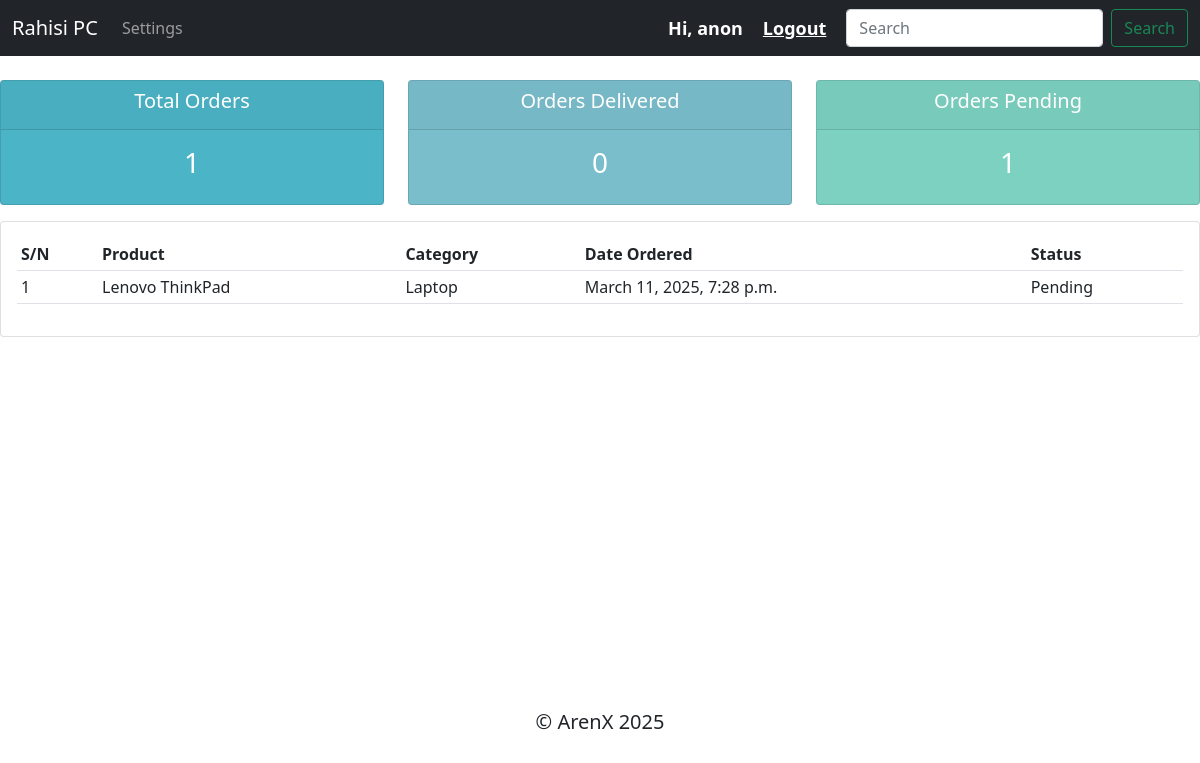
Screenshot of /user/ (signed in) with the database file from the repository.
### accounts/models.py (models this page shows, shortened)
class Order(models.Model):
    STATUS = (
        ('Pending', 'Pending'),
        ('Out for delivery', 'Out for delivery'),
        ('Delivered', 'Delivered'),
    )
    customer = models.ForeignKey(Customer, null=True, on_delete=models.SET_NULL)
    product = models.ForeignKey(Product, null=True, on_delete=models.SET_NULL)
    status = models.CharField(max_length=200, null=True, choices=STATUS)
    date_created = models.DateTimeField(auto_now_add=True, null=True)

class Product(models.Model):
    CATEGORY = (
        ('Desktop', 'Desktop'),
        ('Laptop', 'Laptop'),
    )
    name = models.CharField(max_length=200, null=True)
    price = models.FloatField(null=True)
    category = models.CharField(max_length=200, null=True, choices=CATEGORY)
    description = models.CharField(max_length=200, null=True)
    date_created = models.DateTimeField(auto_now_add=True, null=True)
    tags = models.ManyToManyField(Tag)
    def __str__(self):
        return self.name

### accounts/decorators.py (the view)
        def wrapper(request, *args, **kwargs):
            group = None
            if request.user.groups.exists():
                group = request.user.groups.all()[0].name
            if group in allowed_roles:
                return view_func(request, *args, **kwargs)
            else:
                return HttpResponse('You are not authorized to view this page!')

### accounts/views.py (called while the page is built)
@login_required(login_url='login')
@allowed_users(allowed_roles=['customer'])
def userPage(request):
    orders = request.user.customer.order_set.all()
    total_orders = orders.count()
    orders_deliv = orders.filter(status='Delivered').count()
    orders_pending = orders.filter(status='Pending').count()
    context = {
        'orders': orders,
        'total_orders': total_orders,
        'orders_d': orders_deliv,
        'orders_p': orders_pending
    }
    return render(request, 'accounts/user.html', context)

### accounts/templates/accounts/user.html
{% extends 'accounts/base.html' %}
{% block ufala %}
{% include "accounts/status.html" %}
<div class="row">
    <div class="col-md">
        <div class="card card-body">
            <table class="table table-sm">
                <tr>
                    <th>S/N</th>
                    <th>Product</th>
                    <th>Category</th>
                    <th>Date Ordered</th>
                    <th>Status</th>
                </tr>
                {% for order in orders %}
                <tr>
                    <td>{{forloop.counter}}</td>
                    <td>{{order.product}}</td>
                    <td>{{order.product.category}}</td>
                    <td>{{order.date_created}}</td>
                    <td>{{order.status}}</td>
                </tr>
                {% endfor %}
            </table>
        </div>
    </div>
</div>
{% endblock %}

### accounts/templates/accounts/navbar.html (shortened to what this page needs)
<nav class="navbar navbar-expand-lg navbar-dark bg-dark">
    <div class="container-fluid">
      <a class="navbar-brand" href="{% url "home" %}">Rahisi PC</a>
      <div class="collapse navbar-collapse" id="navbarSupportedContent">
        <ul class="navbar-nav me-auto mb-2 mb-lg-0">
          {% if request.user.is_staff %}
          <li class="nav-item">
            <a class="nav-link active" aria-current="page" href="{% url "home" %}">Dashboard</a>
          </li>
          <li class="nav-item">
            <a class="nav-link" href="{% url "product" %}">Products</a>
          </li>
          {% else %}
          <li class="nav-item">
            <a class="nav-link" href="{% url "acc_settings" %}">Settings</a>
          </li>
          {% endif %}
        </ul>
        <span class="msg">Hi, {{request.user}}</span>
        <span><a href="{% url "logout" %}" class="msg">Logout</a></span>
        <form class="d-flex">
          <input class="form-control me-2" type="search" placeholder="Search" aria-label="Search">
          <button class="btn btn-outline-success" type="submit">Search</button>
        </form>
      </div>
    </div>
  </nav>

### accounts/templates/accounts/navbar.html (style rules this page uses)
.msg { font-size: 18px; color: #fff; margin-right: 20px; font-weight: bolder; }

### rows the page displays
Order: product "Lenovo ThinkPad", product.category "Laptop", date_created "March 11, 2025, 7:28 p.m.", status "Pending"

### other values shown
{{ request.user }} "anon"
{{ total_orders }} "1"
{{ orders_d }} "0"
{{ orders_p }} "1"
